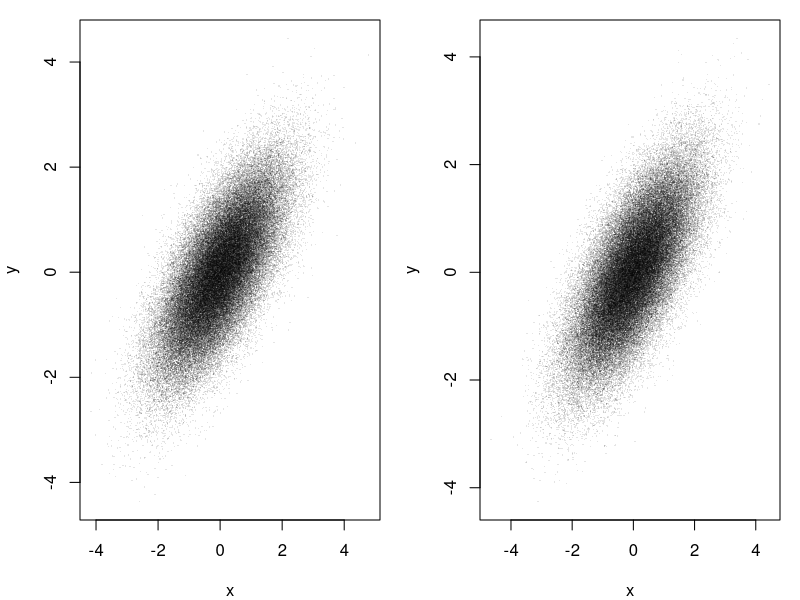

Reproduce this figure in R.
## ---- chunk 1
options(width = 110)
library(microbenchmark)
## ---- chunk 2
dot1 = function(x,y) {
  x %*% y
}

dot2 = function(x,y) {
  sum(x * y)
}

dot3 = function(x,y) {
  sum = 0
  for(i in 1:length(x))
    sum = sum + x[i] * y[i]

  return(sum)
}
## ---- chunk 3
x = rnorm(1e5)
y = runif(1e5)

microbenchmark(dot1(x,y),
               dot2(x,y),
               dot3(x,y),
               times=100)
## ---- chunk 4
rbinorm = function(n, mu=c(0,0), sigma=c(1,1), rho=0)
{
  res = matrix(NA, ncol=2, nrow=n)
  colnames(res) = c("x","y")
  for(i in 1:n)
  {
    x = rnorm(1, mu[1], sigma[1])
    y = rnorm(1, mu[2] + (sigma[2]/sigma[1]) * rho * (x - mu[1]), sqrt(1-rho^2) * sigma[2])

    res[i,] = c(x,y)
  }

  return(res)
}
## ---- chunk 5
rbinorm_vec = function(n, mu=c(0,0), sigma=c(1,1), rho=0)
{
  x = rnorm(n, mu[1], sigma[1])
  y = rnorm(n, mu[2] + (sigma[2]/sigma[1]) * rho * (x - mu[1]), sqrt(1-rho^2) * sigma[2])

  return(cbind(x,y))
}
## ---- chunk 6
par(mfrow=c(1,2), mar=c(4,4,1,1))
plot(rbinorm(1e5,rho=0.7),pch=16,cex=0.2,col=adjustcolor("black",alpha=0.1))
plot(rbinorm_vec(1e5,rho=0.7),pch=16,cex=0.2,col=adjustcolor("black",alpha=0.1))
## ---- chunk 7
print(microbenchmark(rbinorm(1e5,rho=0.7),rbinorm_vec(1e5,rho=0.7), times=10))
## ---- chunk 8
gcd = function(loc1, loc2) {
  deg2rad = function(deg) return(deg*pi/180)

  y1 = deg2rad( loc1[2] )
  y2 = deg2rad( loc2[2] )
  x1 = deg2rad( loc1[1] )
  x2 = deg2rad( loc2[1] )

  R = 6371 # Earth mean radius in km

  d = sin(y1)*sin(y2) + cos(y1)*cos(y2) * cos(x2-x1)
  if(d > 1 | d < -1) d = 0
  else d = acos(d) * R

  return(d) # distance in km
}

gcds = function(l1, l2=l1) {
  d = matrix(NA, nrow=nrow(l1), ncol=nrow(l2))

  for(i in 1:nrow(l1)) {
    for(j in 1:nrow(l2)) {
      d[i,j] = gcd(l1[i,],l2[j,])
    }
  }

  return(d)
}
## ---- chunk 9
gcd_vec = function(loc1, loc2)
{
  loc1 = matrix(loc1*pi/180,ncol=2)
  loc2 = matrix(loc2*pi/180,ncol=2)

  R = 6371 # Earth mean radius in km

  d = sin(loc1[,2])*sin(loc2[,2]) + cos(loc1[,2])*cos(loc2[,2]) * cos(loc2[,1]-loc1[,1])
  s = d > 1 | d < -1
  d[s] = 0
  d[!s] = acos(d[!s]) * R

  return(d) # distance in km
}

gcds_vec = function(l1, l2=l1)
{
  return( apply(l2, 1, function(x) gcd_vec(l1,x)) )
}

## ---- chunk 10
n = 200
locs = cbind(x = runif(n,-180,180), y = runif(n,-90,90))

microbenchmark(gcds(locs),
               gcds_vec(locs),
               times=10)

sum(abs(gcds(locs)-gcds_vec(locs)))
